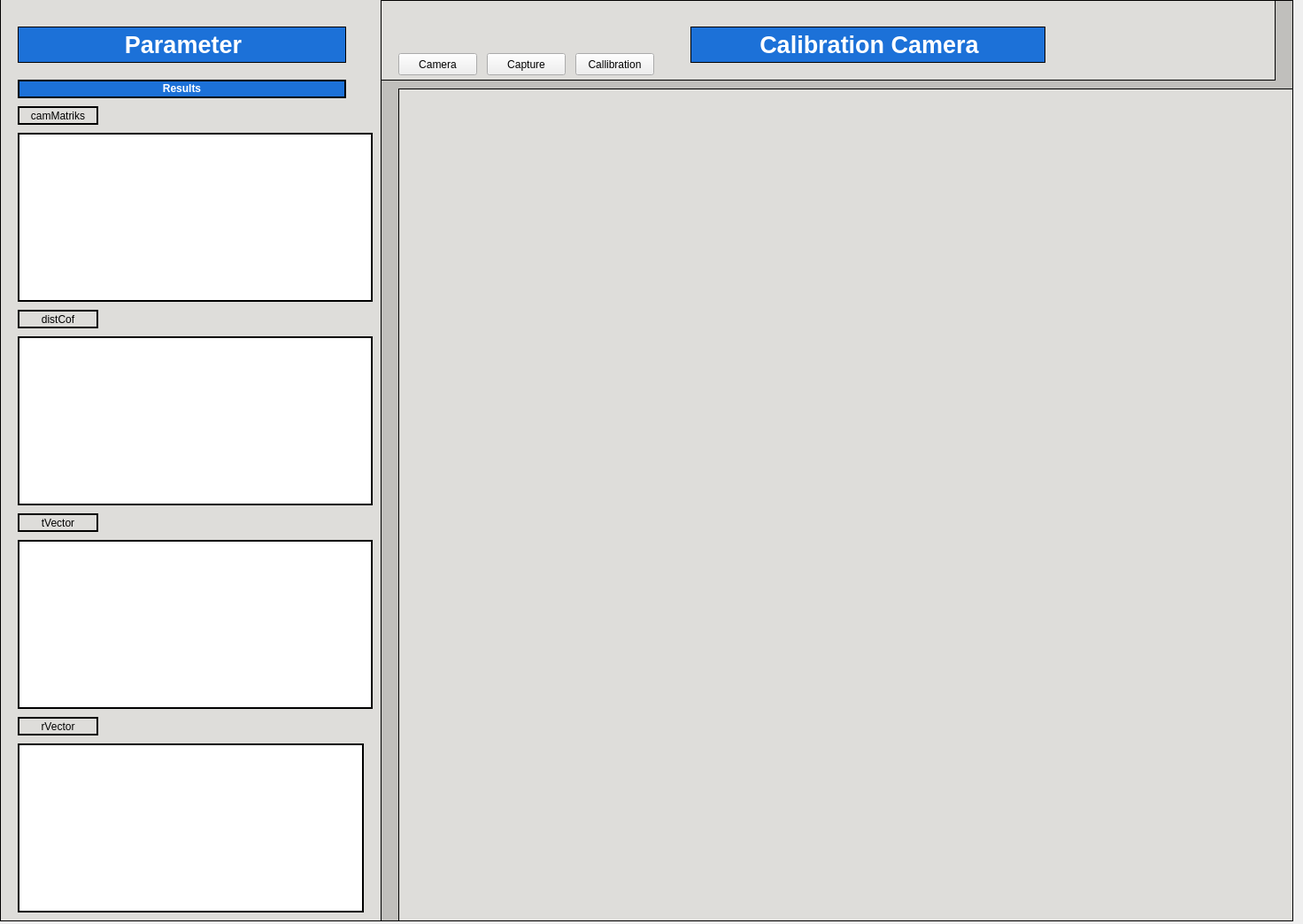
<?xml version="1.0" encoding="UTF-8"?>
<ui version="4.0">
 <class>Form</class>
 <widget class="QWidget" name="Form">
  <property name="geometry">
   <rect>
    <x>0</x>
    <y>0</y>
    <width>1472</width>
    <height>1044</height>
   </rect>
  </property>
  <property name="windowTitle">
   <string>Form</string>
  </property>
  <widget class="QLabel" name="label">
   <property name="geometry">
    <rect>
     <x>430</x>
     <y>0</y>
     <width>1031</width>
     <height>1041</height>
    </rect>
   </property>
   <property name="styleSheet">
    <string notr="true">background-color: rgb(192, 191, 188);</string>
   </property>
   <property name="frameShape">
    <enum>QFrame::Box</enum>
   </property>
   <property name="frameShadow">
    <enum>QFrame::Plain</enum>
   </property>
   <property name="text">
    <string/>
   </property>
  </widget>
  <widget class="QLabel" name="label_camMatrix">
   <property name="geometry">
    <rect>
     <x>20</x>
     <y>150</y>
     <width>401</width>
     <height>191</height>
    </rect>
   </property>
   <property name="styleSheet">
    <string notr="true">background-color: rgb(255, 255, 255);</string>
   </property>
   <property name="frameShape">
    <enum>QFrame::Box</enum>
   </property>
   <property name="lineWidth">
    <number>2</number>
   </property>
   <property name="text">
    <string/>
   </property>
  </widget>
  <widget class="QLabel" name="label_tVector">
   <property name="geometry">
    <rect>
     <x>20</x>
     <y>380</y>
     <width>401</width>
     <height>191</height>
    </rect>
   </property>
   <property name="styleSheet">
    <string notr="true">background-color: rgb(255, 255, 255);</string>
   </property>
   <property name="frameShape">
    <enum>QFrame::Box</enum>
   </property>
   <property name="lineWidth">
    <number>2</number>
   </property>
   <property name="text">
    <string/>
   </property>
  </widget>
  <widget class="QLabel" name="label_rVector">
   <property name="geometry">
    <rect>
     <x>20</x>
     <y>610</y>
     <width>401</width>
     <height>191</height>
    </rect>
   </property>
   <property name="styleSheet">
    <string notr="true">background-color: rgb(255, 255, 255);</string>
   </property>
   <property name="frameShape">
    <enum>QFrame::Box</enum>
   </property>
   <property name="lineWidth">
    <number>2</number>
   </property>
   <property name="text">
    <string/>
   </property>
  </widget>
  <widget class="QLabel" name="label_distCof">
   <property name="geometry">
    <rect>
     <x>20</x>
     <y>840</y>
     <width>391</width>
     <height>191</height>
    </rect>
   </property>
   <property name="styleSheet">
    <string notr="true">background-color: rgb(255, 255, 255);</string>
   </property>
   <property name="frameShape">
    <enum>QFrame::Box</enum>
   </property>
   <property name="lineWidth">
    <number>2</number>
   </property>
   <property name="text">
    <string/>
   </property>
  </widget>
  <widget class="QLabel" name="label_3">
   <property name="geometry">
    <rect>
     <x>20</x>
     <y>90</y>
     <width>371</width>
     <height>21</height>
    </rect>
   </property>
   <property name="styleSheet">
    <string notr="true">background-color: rgb(28, 113, 216);</string>
   </property>
   <property name="frameShape">
    <enum>QFrame::Box</enum>
   </property>
   <property name="lineWidth">
    <number>2</number>
   </property>
   <property name="midLineWidth">
    <number>2</number>
   </property>
   <property name="text">
    <string>&lt;html&gt;&lt;head/&gt;&lt;body&gt;&lt;p&gt;&lt;span style=&quot; font-weight:600; color:#ffffff;&quot;&gt;Results&lt;/span&gt;&lt;/p&gt;&lt;/body&gt;&lt;/html&gt;</string>
   </property>
   <property name="scaledContents">
    <bool>true</bool>
   </property>
   <property name="alignment">
    <set>Qt::AlignCenter</set>
   </property>
  </widget>
  <widget class="QLabel" name="camMatriks">
   <property name="geometry">
    <rect>
     <x>20</x>
     <y>120</y>
     <width>91</width>
     <height>21</height>
    </rect>
   </property>
   <property name="styleSheet">
    <string notr="true">background-color: rgb(222, 221, 218);</string>
   </property>
   <property name="frameShape">
    <enum>QFrame::Box</enum>
   </property>
   <property name="lineWidth">
    <number>2</number>
   </property>
   <property name="midLineWidth">
    <number>2</number>
   </property>
   <property name="text">
    <string>camMatriks</string>
   </property>
   <property name="scaledContents">
    <bool>true</bool>
   </property>
   <property name="alignment">
    <set>Qt::AlignCenter</set>
   </property>
  </widget>
  <widget class="QLabel" name="distCof">
   <property name="geometry">
    <rect>
     <x>20</x>
     <y>350</y>
     <width>91</width>
     <height>21</height>
    </rect>
   </property>
   <property name="styleSheet">
    <string notr="true">background-color: rgb(222, 221, 218);</string>
   </property>
   <property name="frameShape">
    <enum>QFrame::Box</enum>
   </property>
   <property name="lineWidth">
    <number>2</number>
   </property>
   <property name="midLineWidth">
    <number>2</number>
   </property>
   <property name="text">
    <string>distCof</string>
   </property>
   <property name="scaledContents">
    <bool>true</bool>
   </property>
   <property name="alignment">
    <set>Qt::AlignCenter</set>
   </property>
  </widget>
  <widget class="QLabel" name="tVector">
   <property name="geometry">
    <rect>
     <x>20</x>
     <y>580</y>
     <width>91</width>
     <height>21</height>
    </rect>
   </property>
   <property name="styleSheet">
    <string notr="true">background-color: rgb(222, 221, 218);</string>
   </property>
   <property name="frameShape">
    <enum>QFrame::Box</enum>
   </property>
   <property name="lineWidth">
    <number>2</number>
   </property>
   <property name="midLineWidth">
    <number>2</number>
   </property>
   <property name="text">
    <string>tVector</string>
   </property>
   <property name="scaledContents">
    <bool>true</bool>
   </property>
   <property name="alignment">
    <set>Qt::AlignCenter</set>
   </property>
  </widget>
  <widget class="QLabel" name="rVector">
   <property name="geometry">
    <rect>
     <x>20</x>
     <y>810</y>
     <width>91</width>
     <height>21</height>
    </rect>
   </property>
   <property name="styleSheet">
    <string notr="true">background-color: rgb(222, 221, 218);</string>
   </property>
   <property name="frameShape">
    <enum>QFrame::Box</enum>
   </property>
   <property name="lineWidth">
    <number>2</number>
   </property>
   <property name="midLineWidth">
    <number>2</number>
   </property>
   <property name="text">
    <string>rVector</string>
   </property>
   <property name="scaledContents">
    <bool>true</bool>
   </property>
   <property name="alignment">
    <set>Qt::AlignCenter</set>
   </property>
  </widget>
  <widget class="QLabel" name="label_6">
   <property name="geometry">
    <rect>
     <x>0</x>
     <y>-10</y>
     <width>431</width>
     <height>1051</height>
    </rect>
   </property>
   <property name="styleSheet">
    <string notr="true">background-color: rgb(222, 221, 218);</string>
   </property>
   <property name="frameShape">
    <enum>QFrame::Box</enum>
   </property>
   <property name="text">
    <string/>
   </property>
  </widget>
  <widget class="QLabel" name="cam">
   <property name="geometry">
    <rect>
     <x>450</x>
     <y>100</y>
     <width>1011</width>
     <height>941</height>
    </rect>
   </property>
   <property name="styleSheet">
    <string notr="true">background-color: rgb(222, 221, 218);</string>
   </property>
   <property name="frameShape">
    <enum>QFrame::Box</enum>
   </property>
   <property name="text">
    <string/>
   </property>
   <property name="scaledContents">
    <bool>true</bool>
   </property>
  </widget>
  <widget class="QLabel" name="label_4">
   <property name="geometry">
    <rect>
     <x>430</x>
     <y>0</y>
     <width>1011</width>
     <height>91</height>
    </rect>
   </property>
   <property name="styleSheet">
    <string notr="true">background-color: rgb(222, 221, 218);</string>
   </property>
   <property name="frameShape">
    <enum>QFrame::Box</enum>
   </property>
   <property name="text">
    <string/>
   </property>
  </widget>
  <widget class="QPushButton" name="camera">
   <property name="geometry">
    <rect>
     <x>450</x>
     <y>60</y>
     <width>89</width>
     <height>25</height>
    </rect>
   </property>
   <property name="text">
    <string>Camera</string>
   </property>
  </widget>
  <widget class="QPushButton" name="capture">
   <property name="geometry">
    <rect>
     <x>550</x>
     <y>60</y>
     <width>89</width>
     <height>25</height>
    </rect>
   </property>
   <property name="text">
    <string>Capture</string>
   </property>
  </widget>
  <widget class="QPushButton" name="callibration">
   <property name="geometry">
    <rect>
     <x>650</x>
     <y>60</y>
     <width>89</width>
     <height>25</height>
    </rect>
   </property>
   <property name="text">
    <string>Callibration</string>
   </property>
  </widget>
  <widget class="QLabel" name="label_5">
   <property name="geometry">
    <rect>
     <x>780</x>
     <y>30</y>
     <width>401</width>
     <height>41</height>
    </rect>
   </property>
   <property name="styleSheet">
    <string notr="true">background-color: rgb(28, 113, 216);</string>
   </property>
   <property name="frameShape">
    <enum>QFrame::Box</enum>
   </property>
   <property name="text">
    <string>&lt;html&gt;&lt;head/&gt;&lt;body&gt;&lt;p align=&quot;center&quot;&gt;&lt;span style=&quot; font-size:20pt; font-weight:600; color:#ffffff;&quot;&gt;Calibration Camera&lt;/span&gt;&lt;/p&gt;&lt;/body&gt;&lt;/html&gt;</string>
   </property>
  </widget>
  <widget class="QLabel" name="label_2">
   <property name="geometry">
    <rect>
     <x>20</x>
     <y>30</y>
     <width>371</width>
     <height>41</height>
    </rect>
   </property>
   <property name="styleSheet">
    <string notr="true">background-color: rgb(28, 113, 216);</string>
   </property>
   <property name="frameShape">
    <enum>QFrame::Box</enum>
   </property>
   <property name="text">
    <string>&lt;html&gt;&lt;head/&gt;&lt;body&gt;&lt;p align=&quot;center&quot;&gt;&lt;span style=&quot; font-size:20pt; font-weight:600; color:#ffffff;&quot;&gt;Parameter&lt;/span&gt;&lt;/p&gt;&lt;/body&gt;&lt;/html&gt;</string>
   </property>
  </widget>
  <zorder>label_6</zorder>
  <zorder>label</zorder>
  <zorder>label_camMatrix</zorder>
  <zorder>label_tVector</zorder>
  <zorder>label_rVector</zorder>
  <zorder>label_distCof</zorder>
  <zorder>label_3</zorder>
  <zorder>camMatriks</zorder>
  <zorder>distCof</zorder>
  <zorder>tVector</zorder>
  <zorder>rVector</zorder>
  <zorder>cam</zorder>
  <zorder>label_4</zorder>
  <zorder>camera</zorder>
  <zorder>capture</zorder>
  <zorder>callibration</zorder>
  <zorder>label_5</zorder>
  <zorder>label_2</zorder>
 </widget>
 <resources/>
 <connections/>
</ui>
